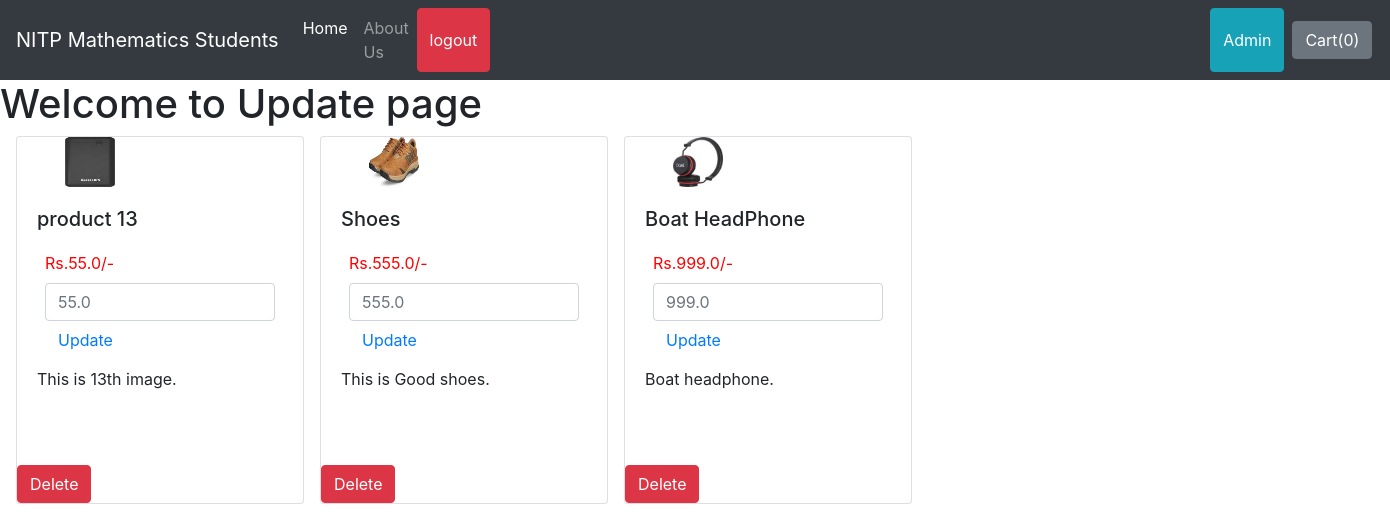
/productupdate/2 (signed in), run on the app's committed database.
### MyApp/models.py (models this page shows, shortened)
class products(models.Model):
    shop=models.ForeignKey(shop,on_delete=models.CASCADE)
    prod_name=models.CharField(max_length=20)
    prod_disc=models.CharField(max_length=100)
    prod_price=models.FloatField()
    Grocery = 'Grocery'
    Medical = 'Medical'
    DailyE='DailyE'
    CHOICES = [
        (Grocery, 'Grocery'),
        (Medical, 'Medical'),
        (DailyE, 'DailyE')]
    category = models.CharField(max_length=20,choices=CHOICES,default=Grocery)
    prod_img=models.ImageField(upload_to="static/")

### MyApp/views.py (the view)
# urls.py: path('productupdate/<int:shopid>', views.product_update ,name='Update'),
def product_update(request,shopid):
    prod=products.objects.filter(shop=shopid)
    shopn=shop.objects.filter(id=shopid)[0]
    if request.method=='POST':
        return HttpResponse('Working')
    param={'prod':prod,'shop':shopn}
    return render(request,'product_update.html',param)

### templates/product_update.html (shortened to what this page needs)
{% extends 'base.html' %}
{% block body %}
<h1> Welcome to Update page</h1>
<div class="row mx-2">
{% for i in prod %}
<form action='/productupdate/{{shop.id}}' method='POST'>{% csrf_token %}
<div class="card mx-2 " style="width: 18rem;height:23rem;">
  <img style="width:50px;height:50px;" src="/{{i.prod_img}}" class="card-img-top mx-5" alt="...">
  <div class="card-body">
    <h5 class="card-title">{{i.prod_name}}</h5>
    <div class="row mx-2">
    <p class="my-2"style="color:red;">Rs.{{i.prod_price}}/-</p>
    <input type="number" class="form-control" name="prod_price" id="prod_price" placeholder='{{i.prod_price}}'required >
    <button type="Submit" class="btn btn-link">Update</button>
    </div>
    <p class="card-text my-2">{{i.prod_disc}}.</p>
  </div>
</form>
<form action='deleteProd/{{i.id}}'>
<button type="button" class="btn btn-danger" data-toggle="modal" data-target="#exampleModal">
  Delete
</button>
</form>
</div>
{% endfor %}
{% endblock body %}

### templates/base.html (shortened to what this page needs)
<!doctype html>
<html lang="en">
  <head>
    <link rel="stylesheet" href="https://stackpath.bootstrapcdn.com/bootstrap/4.4.1/css/bootstrap.min.css">
  </head>
  <body>
    <nav class="navbar navbar-expand-lg navbar-dark bg-dark">
  <a class="navbar-brand" href="#">NITP Mathematics Students</a>
  <div class="collapse navbar-collapse" id="navbarNav">
    <ul class="navbar-nav">
      <li class="nav-item active">
        <a class="nav-link" href="/">Home <span class="sr-only">(current)</span></a>
      </li>
      <li class="nav-item">
        <a class="nav-link" href="#">About Us</a>
      </li>
      {% if not request.user.is_anonymous %}
        <button class="btn btn-danger" onclick="document.location = '/logout'">logout</button>
        <button style="margin-left:45em;" class="btn btn-info">{{request.user.first_name}}</button>
      {% endif %}
    </ul>
    <button type="button" class="btn btn-secondary mx-2" id="popcart" data-container="body" data-toggle="popover" data-placement="bottom" data-html="true" data-content="Vivamus
      sagittis lacus vel augue laoreet rutrum faucibus.">
        Cart(<span id="cart">0</span>)
    </button>
  </div>
</nav>
{% block body %}
{% endblock body %}
  </body>
</html>

### data on the page
products: prod_img (picture), prod_name "product 13", prod_price "55.0", prod_disc "This is 13th image"
products: prod_img (picture), prod_name "Shoes", prod_price "555.0", prod_disc "This is Good shoes"
products: prod_img (picture), prod_name "Boat HeadPhone", prod_price "999.0", prod_disc "Boat headphone"

### other printed values
{{ request.user.first_name }} "Admin"
